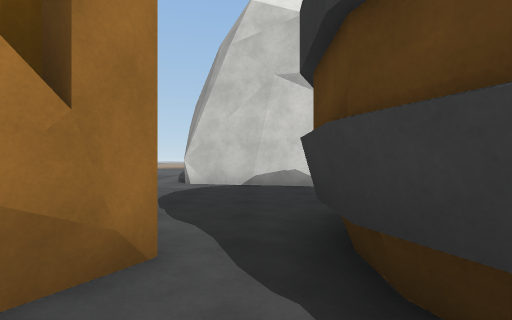
View 1 (above)

24 first-person views from a walk through a scene from a Unity 3-D project. The camera is 1.2 m above the floor, looks level and sees 85° across. The floor is counted in squares, 2 m on a side. Each view is taken from the middle of a square. On the plan, view 1 faces up. The plan holds only what a view shows up to about 9 squares ahead; the rest is blank. The place goes on beyond the plan. Surface patterns are stand-ins for the level's own textures.

View 2
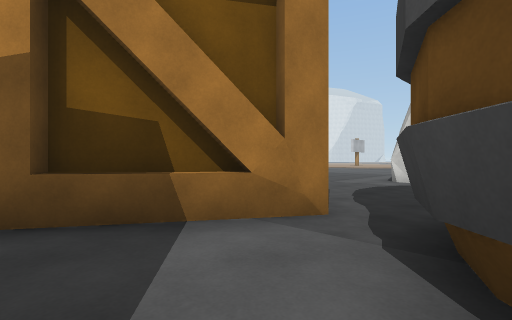

View 3
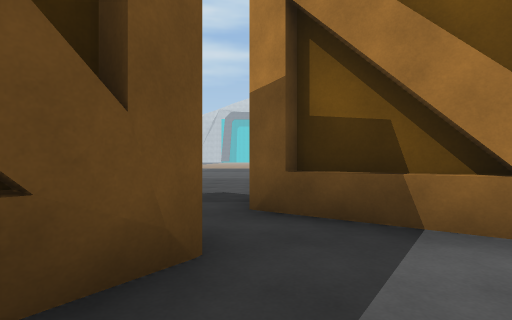

View 4
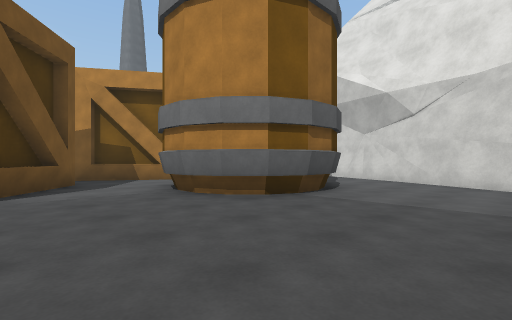

View 5
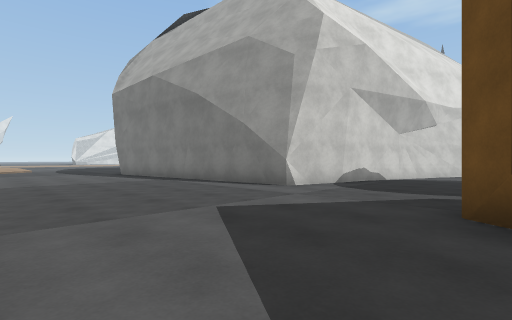

View 6
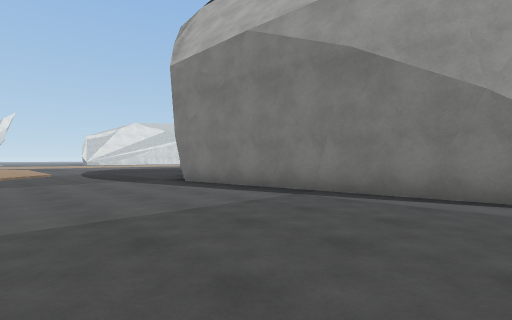

View 7
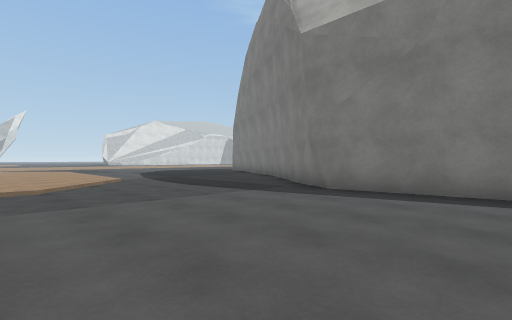

View 8
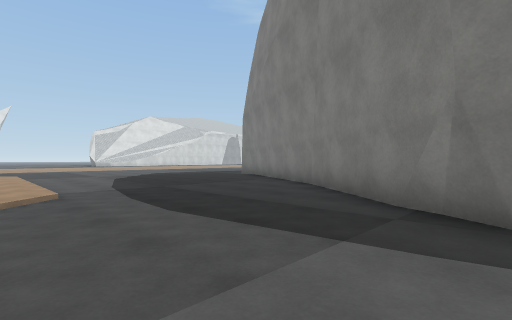

View 9
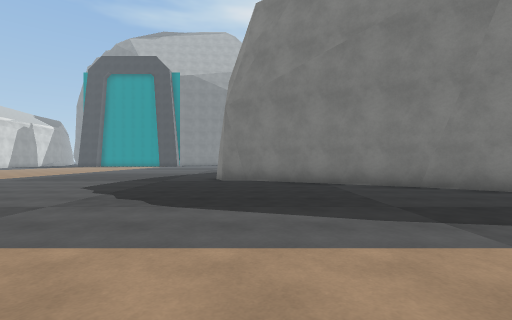

View 10
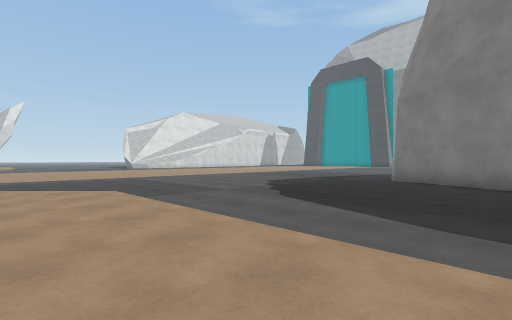

View 11
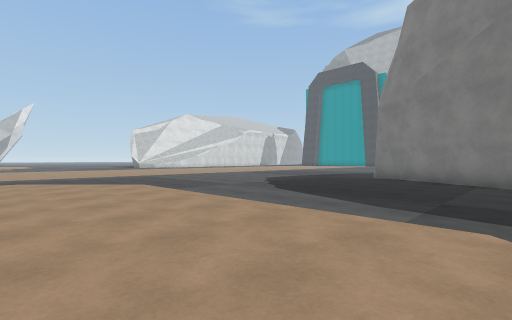

View 12
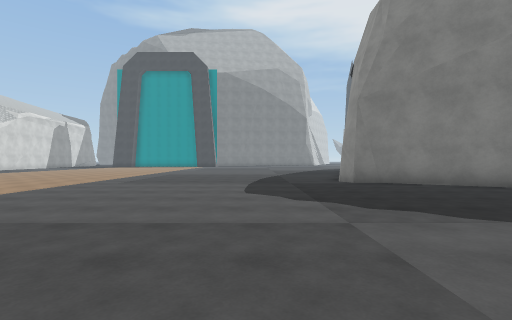

View 13
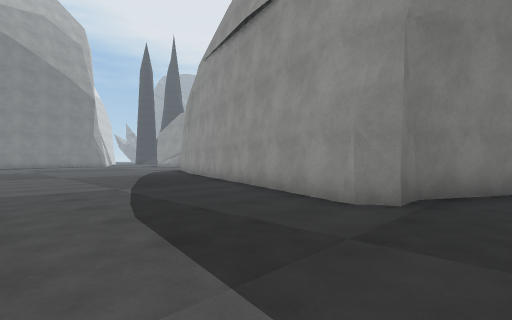

View 14
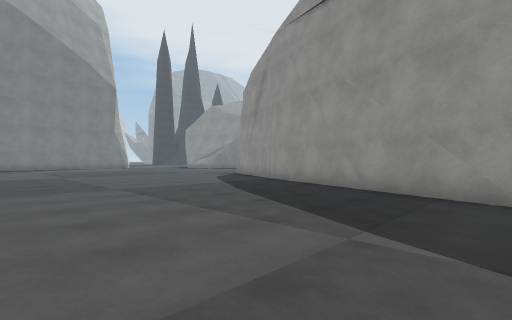

View 15
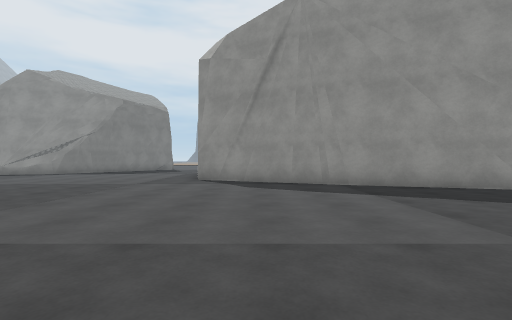

View 16
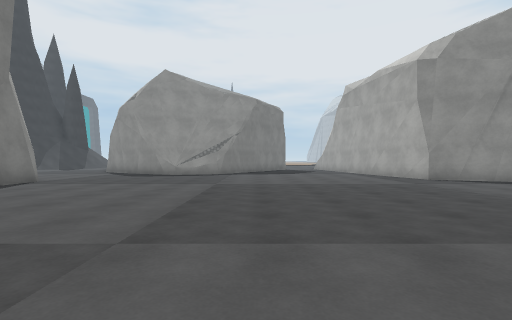

View 17
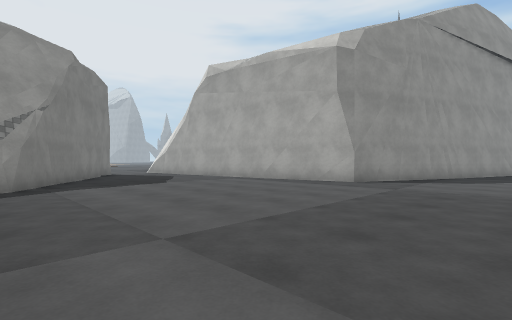

View 18
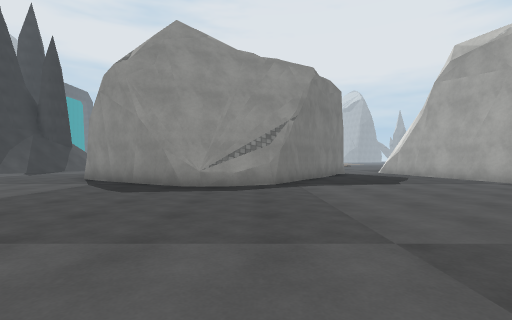

View 19
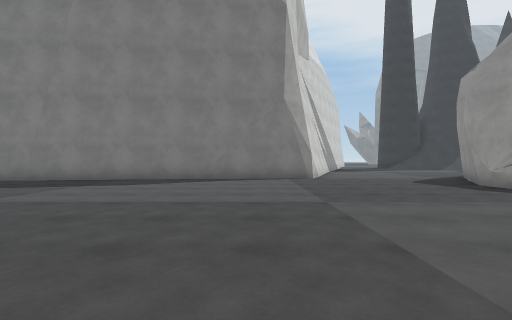

View 20
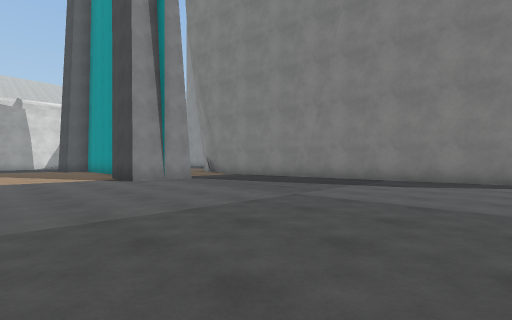

View 21
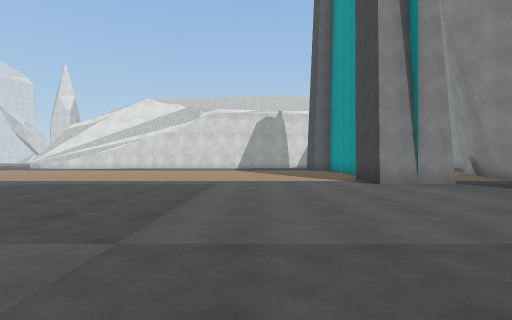

View 22
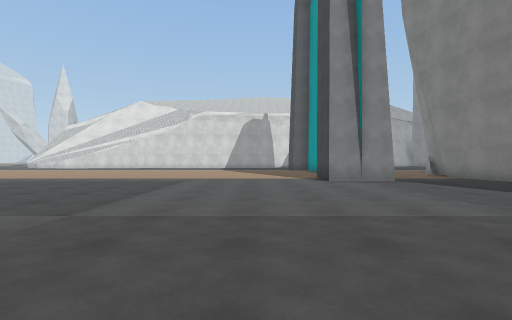

View 23
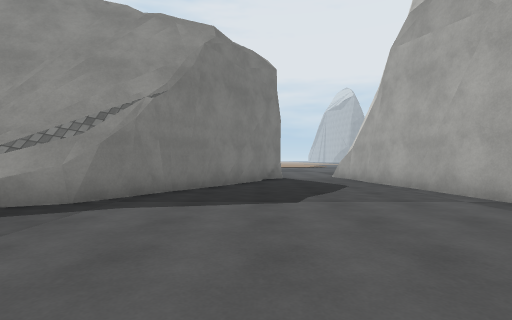

View 24
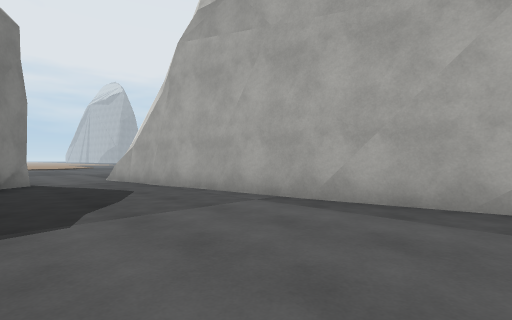

### Floor plan
Points are (right, up) in squares from view 1. A wall is a line through its corners. A room is listed if a view was taken in it or the views show most of it. See-through windows are left out.
Room 1 (view 1)
walls: (-0.8, -1.3) (-0.2, -1.6); (-2, -0.7) (-2.4, -1.1); (-1.2, 1.1) (-2.3, -0.6); (1.1, -0.1) (0.6, 0.4); (-0.6, 1.6) (-2.2, -0.9)
ways out: opening at (1, -1) to room 2; opening at (-3, -2) to room 3; opening at (0, 1) to room 3
Room 2 (views 2, 3, 4)
walls: (4.3, 1.8) (4.3, 1.1) (4, 0.5) (3.3, -0.2) (2.7, -0.4) (1.9, -0.4) (1.1, -0.1); (-0.2, -2) (0.8, -2.8); (-0.5, -1.4) (1.3, -2.8)
low walls: (4, 1.8) (4, 1.1) (3.7, 0.4) (3.3, 0.1) (2.5, -0.3) (1.9, -0.2)
ways out: opening at (1, -1) to room 1; opening at (5.3, 3) to room 3; opening at (18, 10) to room 3
Room 3 (views 5, 6, 7, 8, 9, 10, 11, 12, 13, 14, 15, 16, 17, 18, 19, 20, 21, 22, 23, 24)
walls: (14.1, 20.2) (15.8, 19.4) (16.9, 14.1); (-0.3, 18.7) (2.2, 23.5) (2.2, 24.1) (2.8, 24.3) (14.5, 20.3); (16.6, 14.6) (17, 12.3); (-2.6, 15.5) (-2.2, 16.3); (17, 12.6) (16.9, 12.1); (16.9, 12.4) (17, 11.2); (17.2, 11.4) (17.3, 10.5); (21.4, 14.3) (21.7, 14.7); (22.3, 15.8) (22.6, 16.1) (24.3, 16.6); (22.4, 15.9) (23.3, 16.1); (22.7, 16.2) (23.5, 16.6); (19.2, 10.8) (22.3, 15.8) (22.7, 16); (23.5, 16.2) (24.2, 16.6) (25.2, 16.5); (23.6, 16.4) (24.6, 16.8) (28.4, 14.4); (23, 30.9) (21.1, 30.9) (21.1, 32.8); (24, 16.5) (24.6, 16.5); (24.1, 16.4) (24.7, 16.6); (24.4, 16.7) (25.3, 16.5); (1.9, 6.3) (-0.1, 6.7); (3.9, 5.6) (-1.8, 7.1) (-2.8, 15.4) (-0.2, 18.9); (3.2, 5.7) (2.5, 6); (6.8, 4.1) (3.4, 5.8); (27.2, 20.1) (27, 20.5); (27.3, 20.4) (25.6, 33); (3.9, 2.7) (4.3, 1.8); (-0.6, 1.8) (-0.8, 1.1); (-3.8, 3.1) (-3.4, 3.6); (0.6, 0.4) (0.3, 1.1) (0.4, 2.1)
low walls: (19.2, 10.9) (19.7, 11.2); (23.4, 16.5) (24.3, 16.7); (3.8, 2.5) (4, 1.8); (-3.8, 3) (-3.6, 3.4); (0.8, 0.5) (0.6, 1.2) (0.6, 1.9)
ways out: opening at (-3, -2) to room 1; opening at (0, 1) to room 1; opening at (5.3, 3) to room 2; opening at (18, 10) to room 2

Positions as (right, up) in squares from view 1, and headings:
1: (0, 0), facing up
2: (1, -1), facing up-left
3: (1, -1), facing left
4: (7, -3), facing up-left
5: (-7, 3), facing up-right
6: (-7, 8), facing up-right
7: (-8, 12), facing up-right
8: (-6, 15), facing up-right
9: (-7, 23), facing right
10: (-7, 21), facing up-right
11: (-8, 20), facing up-right
12: (-6, 27), facing right
13: (1, 28), facing down-right
14: (6, 28), facing down-right
15: (14, 28), facing down
16: (21, 28), facing down
17: (23, 23), facing down-left
18: (23, 23), facing down
19: (18, 22), facing right
20: (18, 23), facing up-right
21: (18, 24), facing up
22: (19, 23), facing up
23: (20, 20), facing down
24: (20, 19), facing down-left
